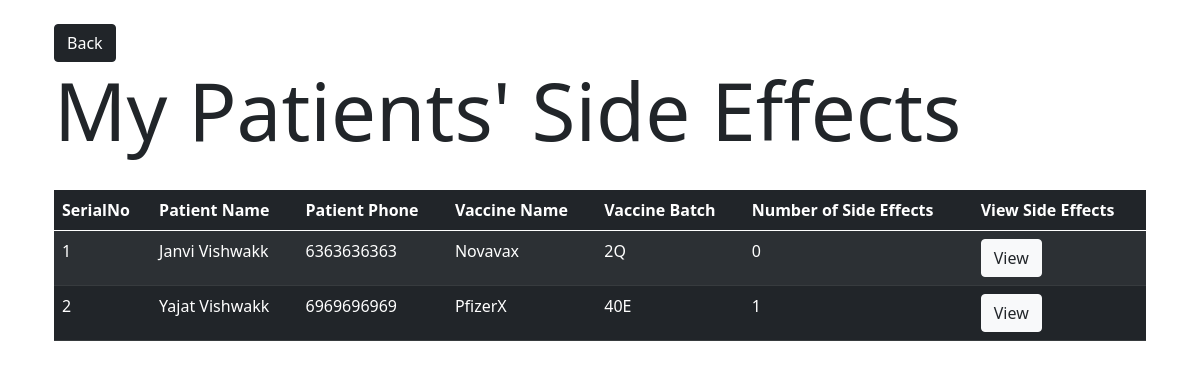
Page /doctor/side_effects (signed in) on the committed database.
### CovaxinatorAPI/models.py (models this page shows, shortened)
class Patient(db.Model):
	id = db.Column(db.Integer, primary_key=True)
	name = db.Column(db.String)
	phone = db.Column(db.String) #also used as username
	password = db.Column(db.String) #also used as password
	location = db.relationship('Location', secondary=patient_location_association, backref=db.backref('patients', lazy='dynamic'))
	aadhar = db.Column(db.String)
	address = db.Column(db.String)
	is_alive = db.Column(db.String)
	is_vaccinated = db.Column(db.Boolean, default=False)
	doctor_id = db.Column(db.Integer, db.ForeignKey('doctor.id'))
	vaccine_batch_id = db.Column(db.Integer, db.ForeignKey('vaccine_batch.id'))
	side_effects = db.relationship('SideEffects', backref='patient')
	followup_chat_id = db.Column(db.Integer, db.ForeignKey('follow_up_chat_data.id'))

class VaccineBatch(db.Model):
	id = db.Column(db.Integer, primary_key=True)
	vaccine_name = db.Column(db.String)
	batch_id = db.Column(db.String)
	doctor_id = db.Column(db.Integer, db.ForeignKey('doctor.id'))
	patients = db.relationship('Patient', backref='vaccine_batch')
	vaccine_count = db.Column(db.Integer)

### CovaxinatorAPI/doctor/routes.py (the view)
@doctor.route('/side_effects')
def get_patient_side_effects():
	doc_id = session.get('logged_in_doctor')
	if(not doc_id): return redirect(url_for('doctor.doctor_login'))
	doctor = Doctor.query.filter_by(id=doc_id).first()
	my_patients = doctor.patients
	side_effects = {}
	for patient in my_patients:
		side_effects[patient.phone] = [
			{
				'symptoms': se.symptoms,
				'description': se.description,
			} for se in patient.side_effects
		]
	print(side_effects)
	return render_template('doctor/side_effects.html', title="Side Effects", patients=my_patients, side_effects=side_effects, json=json)

### CovaxinatorAPI/templates/doctor/side_effects.html (shortened to what this page needs)
{% extends 'layout.html' %}
{% block content %}
<div class="container p-4">
	<button class="btn btn-dark" onclick="window.history.back()"> Back </button>
	<h1 class="display-1">My Patients' Side Effects</h1>
	<br>
	<table class="table table-striped table-dark" id="tbl">
		<thead>
			<tr>
			<th scope="col">SerialNo</th>
			<th scope="col">Patient Name</th>
			<th scope="col">Patient Phone</th>
			<th scope="col">Vaccine Name</th>
			<th scope="col">Vaccine Batch</th>
			<th scope="col">Number of Side Effects</th>
			<th scope="col">View Side Effects</th>
			</tr>
		</thead>
		<tbody id='tbl'>
			{% for e in patients %}
			<tr data-phone="{{e.name}}">
			<td>{{loop.index}}</td>
				<td>{{e.name}}</td>
				<td>{{e.phone}}</td>
				<td>{{e.vaccine_batch.vaccine_name}}</td>
				<td>{{e.vaccine_batch.batch_id}}</td>
				<td class='phn'>{{e.side_effects|length}}</td>
				<td><button class="btn btn-light text-dark" data-toggle="modal" data-target="#SideEffectModal" onclick=view({{e.phone}})>View</button></td>
			</tr>
			{% endfor %}
		</tbody>
	</table>
</div>
{% endblock content %}

### rows in the picture
Patient: name "Janvi Vishwakk", phone "6363636363", vaccine_batch.vaccine_name "Novavax", vaccine_batch.batch_id "2Q", side_effects|length "0"
Patient: name "Yajat Vishwakk", phone "6969696969", vaccine_batch.vaccine_name "PfizerX", vaccine_batch.batch_id "40E", side_effects|length "1"
